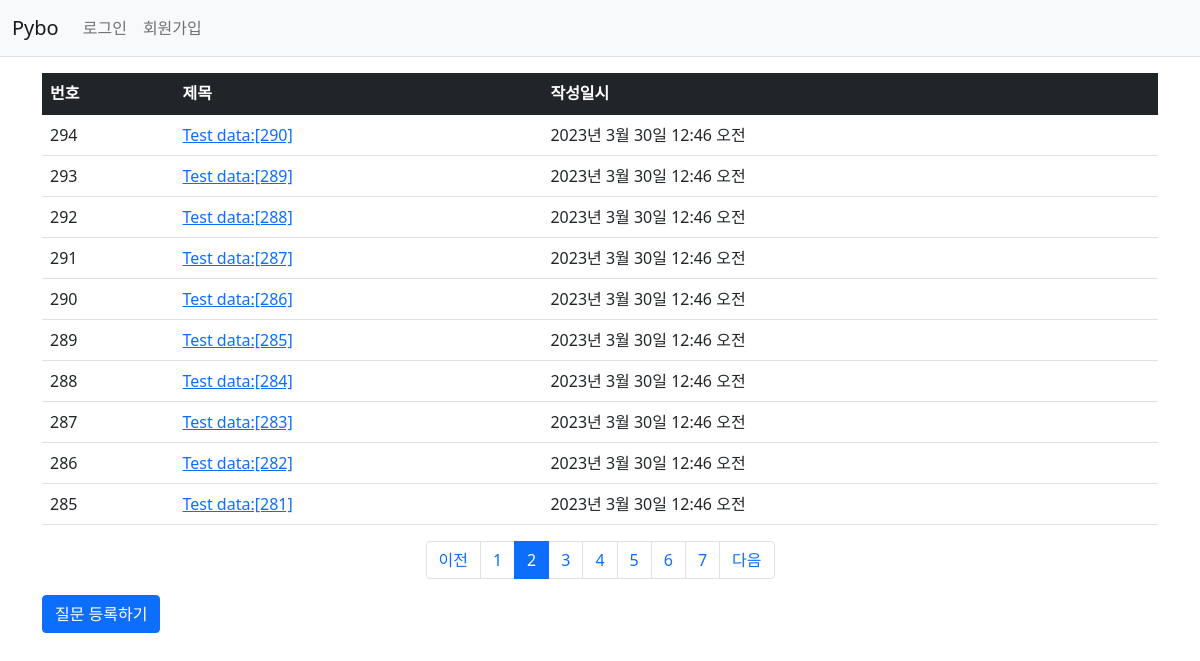
Page /pybo/?page=2 on the committed database.
### pybo/models.py (models this page shows, shortened)
class Question(models.Model):
    author = models.ForeignKey(User, on_delete=models.CASCADE)  # question author
    subject = models.CharField(max_length=200)
    content = models.TextField()
    create_date = models.DateTimeField()
    modify_date = models.DateTimeField(null=True, blank=True)   # modified date

### pybo/views.py (the view)
# urls.py: path('', views.index, name='index'),    # '/'에 해당되는 path. 즉 http://localhost:8080/
def index(request):
    page = request.GET.get('page', '1')  # 페이지. # GET방식으로 호출된 url에서 page값을 가져올 때 사용됨
    question_list = Question.objects.order_by('-create_date')
    paginator = Paginator(question_list, 10)  # 페이지당 10개씩 보여주기
    page_obj = paginator.get_page(page)
    context = {'question_list': page_obj}   # question_list는 페이징 객체(page_obj)
    return render(request, 'pybo/question_list.html', context)

### pybo/templatetags/pybo_filter.py (called while the page is built)
@register.filter
def sub(value, arg):
    return value - arg

### templates/pybo/question_list.html (shortened to what this page needs)
{%  extends 'base.html' %}
{% load pybo_filter %}
{% block content %}
<div class="container my-3">
    <table class="table">
        <thead>
        <tr class="table-dark">
            <th>번호</th>
            <th>제목</th>
            <th>작성일시</th>
        </tr>
        </thead>
        <tbody>
        {% if question_list %}
        {% for question in question_list %}
        <tr>
            <td>
                {{ question_list.paginator.count|sub:question_list.start_index|sub:forloop.counter0|add:1 }}
            </td>
            <td>
                <a href="{% url 'pybo:detail' question.id %}">{{ question.subject }}</a>
            </td>
            <td>{{ question.create_date }}</td>
        </tr>
        {% endfor %}
        {% else %}
        <tr>
            <td colspan="3">질문이 없습니다.</td>
        </tr>
        {% endif %}
        </tbody>
    </table>
    <ul class="pagination justify-content-center">
        {% if question_list.has_previous %}
        <li class="page-item">
            <a class="page-link" href="?page={{ question_list.previous_page_number }}">이전</a>
        </li>
        {% else %}
        <li class="page-item disabled">
            <a class="page-link" tabindex="-1" aria-disabled="true" href="#">이전</a>
        </li>
        {% endif %}
        {% for page_number in question_list.paginator.page_range %}
        {% if page_number >= question_list.number|add:-5 and page_number <= question_list.number|add:5 %}
        {% if page_number == question_list.number %}
        <li class="page-item active" aria-current="page">
            <a class="page-link" href="?page={{ page_number }}">{{ page_number }}</a>
        </li>
        {% else %}
        <li class="page-item">
            <a class="page-link" href="?page={{ page_number }}">{{ page_number }}</a>
        </li>
        {% endif %}
        {% endif %}
        {% endfor %}
        {% if question_list.has_next %}
        <li class="page-item">
            <a class="page-link" href="?page={{ question_list.next_page_number }}">다음</a>
        </li>
        {% else %}
        <li class="page-item disabled">
            <a class="page-link" tabindex="-1" aria-disabled="true" href="#">다음</a>
        </li>
        {% endif %}
    </ul>
    <a href="{% url 'pybo:question_create' %}" class="btn btn-primary">질문 등록하기</a>
</div>
{% endblock %}

### rows in the picture
Question: paginator.count|sub "294", subject "Test data:[290]", create_date "2023년 3월 30일 12:46 오전"
Question: paginator.count|sub "293", subject "Test data:[289]", create_date "2023년 3월 30일 12:46 오전"
Question: paginator.count|sub "292", subject "Test data:[288]", create_date "2023년 3월 30일 12:46 오전"
Question: paginator.count|sub "291", subject "Test data:[287]", create_date "2023년 3월 30일 12:46 오전"
Question: paginator.count|sub "290", subject "Test data:[286]", create_date "2023년 3월 30일 12:46 오전"
Question: paginator.count|sub "289", subject "Test data:[285]", create_date "2023년 3월 30일 12:46 오전"
Question: paginator.count|sub "288", subject "Test data:[284]", create_date "2023년 3월 30일 12:46 오전"
Question: paginator.count|sub "287", subject "Test data:[283]", create_date "2023년 3월 30일 12:46 오전"
Question: paginator.count|sub "286", subject "Test data:[282]", create_date "2023년 3월 30일 12:46 오전"
Question: paginator.count|sub "285", subject "Test data:[281]", create_date "2023년 3월 30일 12:46 오전"

### other values in the picture
{{ page_number }} "1" "3" "4" "5" "6" "7"
{{ page_number }} "2"
